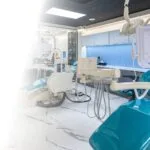
#> input picture website-images/1-1-150x150.webp, 150 x 150 px
$ python -i migrate_static_html.py   (imports and definitions only)
#> lines starting #> are read from the running program, lines starting #| are printed output that depends on the picture
import os
import re
import shutil
import urllib.request
from urllib.parse import unquote
from PIL import Image

ROOT_DIR = os.path.dirname(os.path.dirname(os.path.abspath(__file__)))
WEBSITE_IMAGES_DIR = os.path.join(ROOT_DIR, "website-images")
UPLOADS_DIR = os.path.join(ROOT_DIR, "wp-content", "uploads")
# [1 line not run here, left out]

PAGES = [
    {
        "url": "https://tanyadentalhouse.in/",
        "local_rel": "index.html",
        "is_subdir": False,
    },
    {
        "url": "https://tanyadentalhouse.in/about/",
        "local_rel": os.path.join("about", "index.html"),
        "is_subdir": True,
    },
    {
        "url": "https://tanyadentalhouse.in/appointment/",
        "local_rel": os.path.join("appointment", "index.html"),
        "is_subdir": True,
    }
]

headers = {'User-Agent': 'Mozilla/5.0 (Windows NT 10.0; Win64; x64)'}

# Step 1: Fetch pages
# [31 lines left out: functions fetch_pages, clean_wp_bloat, not called in this run]

# Mobile Nav Scripts & Accessibility
MOBILE_MENU_SCRIPT = """
<!-- Phase 3: Mobile Navigation JS -->
<script>
document.addEventListener('DOMContentLoaded', function() {
    var menuToggle = document.querySelector('.menu-toggle, .hamburger, .elementor-menu-toggle, [data-toggle="menu"]');
    var mobileMenu = document.querySelector('.mobile-menu, .nav-menu, #site-navigation, .elementor-nav-menu--dropdown');

    if (menuToggle && mobileMenu) {
        menuToggle.addEventListener('click', function(e) {
            e.preventDefault();
            e.stopPropagation();
            mobileMenu.classList.toggle('active');
            menuToggle.classList.toggle('active');
            document.body.classList.toggle('menu-open');
        });

        mobileMenu.querySelectorAll('a').forEach(function(link) {
            link.addEventListener('click', function() {
                mobileMenu.classList.remove('active');
                menuToggle.classList.remove('active');
                document.body.classList.remove('menu-open');
            });
        });

        document.addEventListener('click', function(e) {
            if (!mobileMenu.contains(e.target) && !menuToggle.contains(e.target)) {
                mobileMenu.classList.remove('active');
                menuToggle.classList.remove('active');
                document.body.classList.remove('menu-open');
            }
        });
    }
});
</script>
"""

MOBILE_MENU_CSS = """
<!-- Phase 3 & 4: Mobile CSS & Skip Link Styling -->
<style>
@media (max-width: 1024px) {
    .elementor-nav-menu--dropdown.active, .mobile-menu.active, .nav-menu.active {
        display: block !important;
        visibility: visible !important;
        opacity: 1 !important;
        transform: translateX(0) !important;
    }
}
.skip-link {
    position: absolute;
    top: -50px;
    left: 0;
    background: #0B132B;
    color: #C59B27;
    padding: 10px 16px;
    z-index: 100000;
    transition: top 0.3s;
    font-weight: bold;
    text-decoration: none;
    border-radius: 0 0 8px 0;
}
.skip-link:focus {
    top: 0;
}
</style>
"""

SKIP_LINK_HTML = """<a href="#main-content" class="skip-link">Skip to content</a>"""

# Helper to find or convert image to WebP
converted_cache = {}

def get_or_convert_webp(img_rel_url):
    clean_url = unquote(img_rel_url.split('?')[0].split('#')[0])
    filename = os.path.basename(clean_url)
    if not filename:
        return None

    ext = os.path.splitext(filename)[1].lower()
    basename = os.path.splitext(filename)[0]

    if ext == '.svg':
        out_name = filename
    else:
        out_name = f"{basename}.webp"

    out_path = os.path.join(WEBSITE_IMAGES_DIR, out_name)

    if clean_url in converted_cache:
        return converted_cache[clean_url]

    # Search local wp-content/uploads for matching filename
    found_local = None
    for root, dirs, files in os.walk(UPLOADS_DIR):
        if filename in files:
            found_local = os.path.join(root, filename)
            break

    if found_local and os.path.exists(found_local) and not os.path.exists(out_path):
        try:
            if ext == '.svg':
                shutil.copy2(found_local, out_path)
            elif ext in ('.png', '.jpg', '.jpeg', '.gif', '.bmp'):
                with Image.open(found_local) as img:
                    if img.mode in ('RGBA', 'LA', 'P'):
                        img = img.convert('RGBA')
                    else:
                        img = img.convert('RGB')
                    img.save(out_path, 'WEBP', quality=82, method=4)
        except Exception as e:
            print(f"Error converting {found_local}: {e}")

    converted_cache[clean_url] = out_name
    return out_name

# [76 lines left out: function process_all, not called in this run]

# [2 lines not run here, left out]

>>> import cv2
>>> picture = cv2.imread('../website-images/1-1-150x150.webp', cv2.IMREAD_GRAYSCALE)
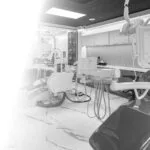
#> picture: shape (150, 150); min 17, max 255, mean 185.3
#> (the run stopped early here; a loop or call above may not have finished)

$ run again, on website-images/1.webp
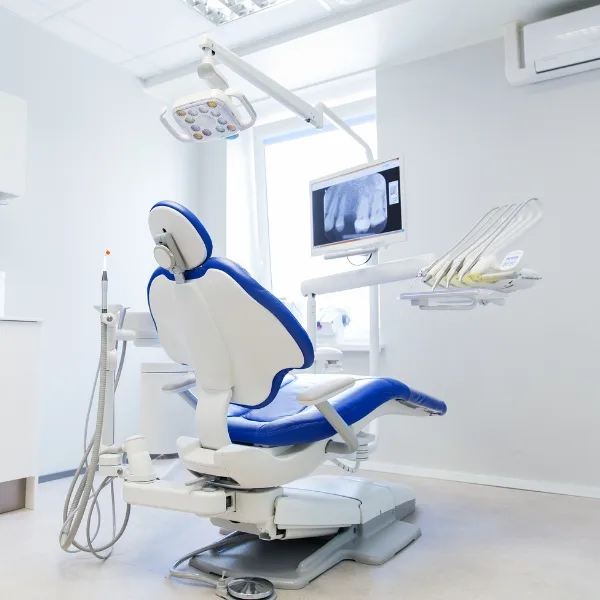
#> input picture website-images/1.webp, 600 x 600 px
#> `picture = cv2.imread('../website-images/1-1-150x150.webp', cv2.IMREAD_..`:
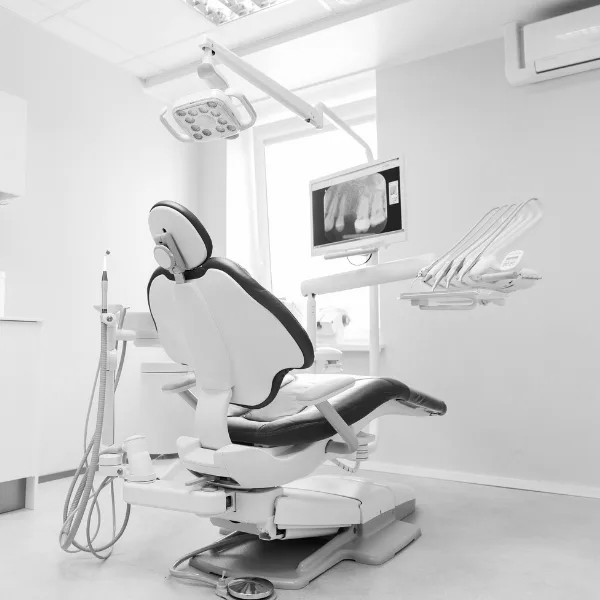
#> picture: shape (600, 600); min 0, max 255, mean 203.9

$ run again, on website-images/2-1-150x150.webp
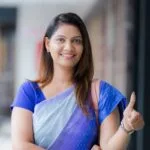
#> input picture website-images/2-1-150x150.webp, 150 x 150 px
#> `picture = cv2.imread('../website-images/1-1-150x150.webp', cv2.IMREAD_..`:
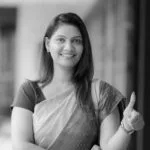
#> picture: shape (150, 150); min 1, max 241, mean 123.3

$ run again, on website-images/2-1-759x1024.webp
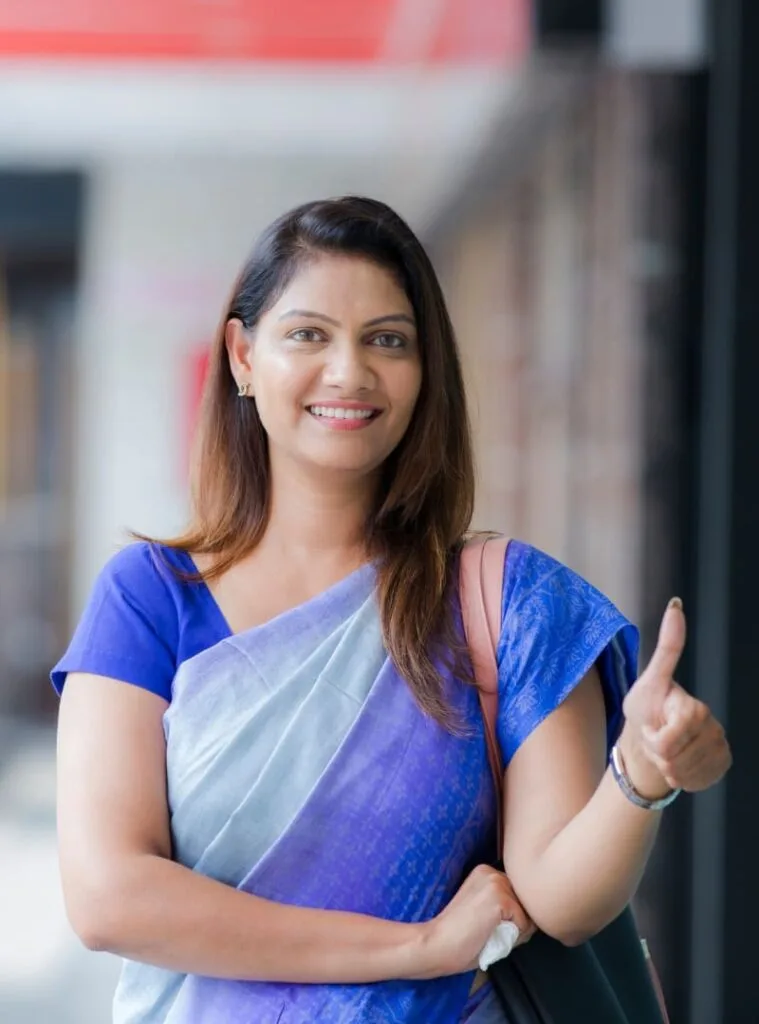
#> input picture website-images/2-1-759x1024.webp, 759 x 1024 px
#> `picture = cv2.imread('../website-images/1-1-150x150.webp', cv2.IMREAD_..`:
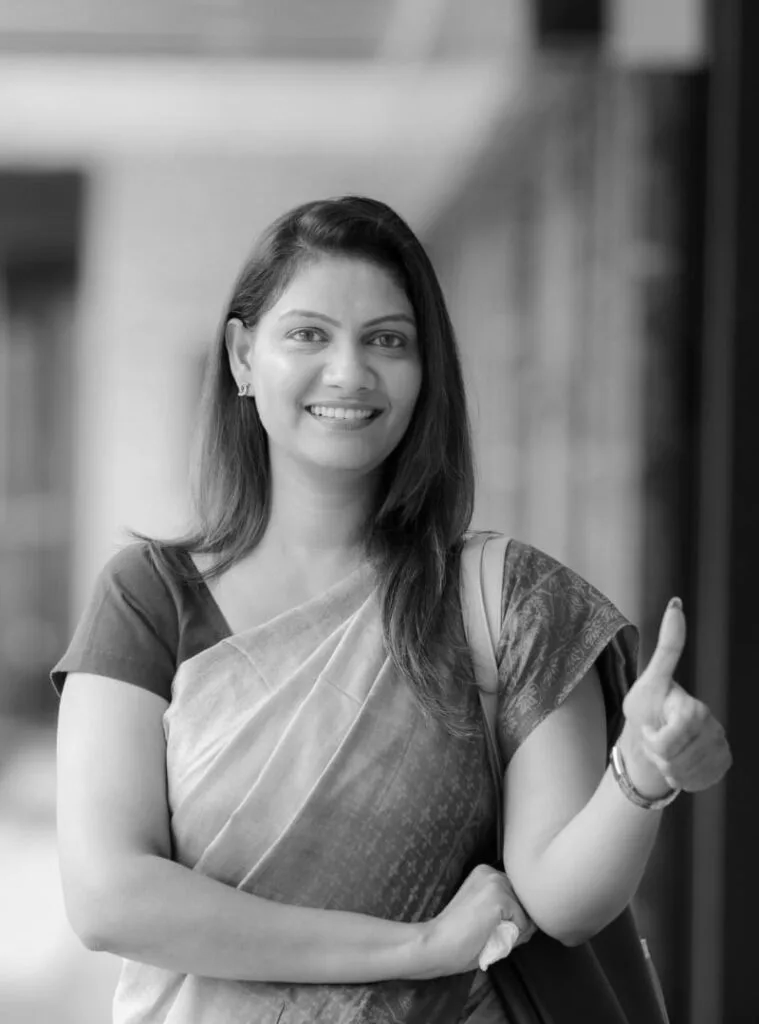
#> picture: shape (1024, 759); min 0, max 255, mean 125.8
